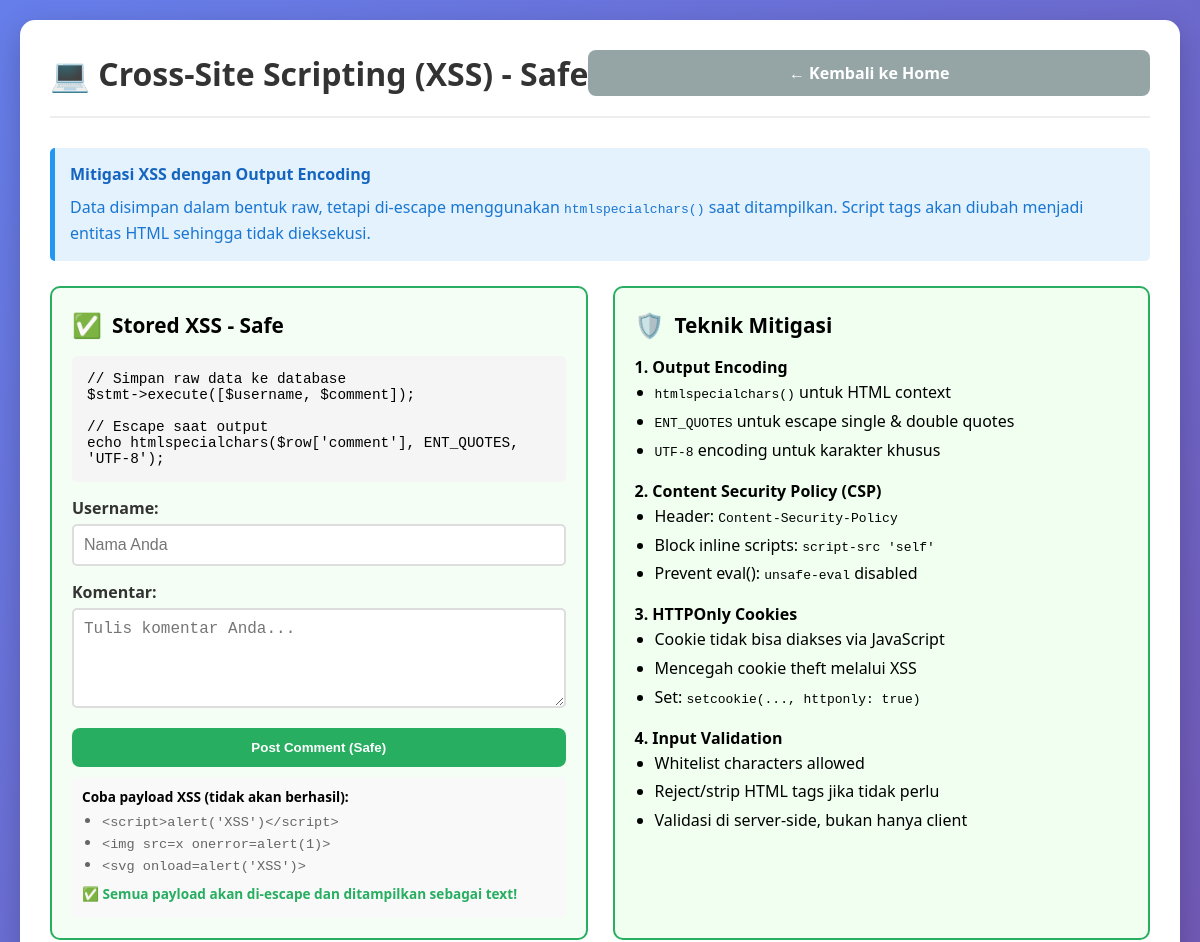
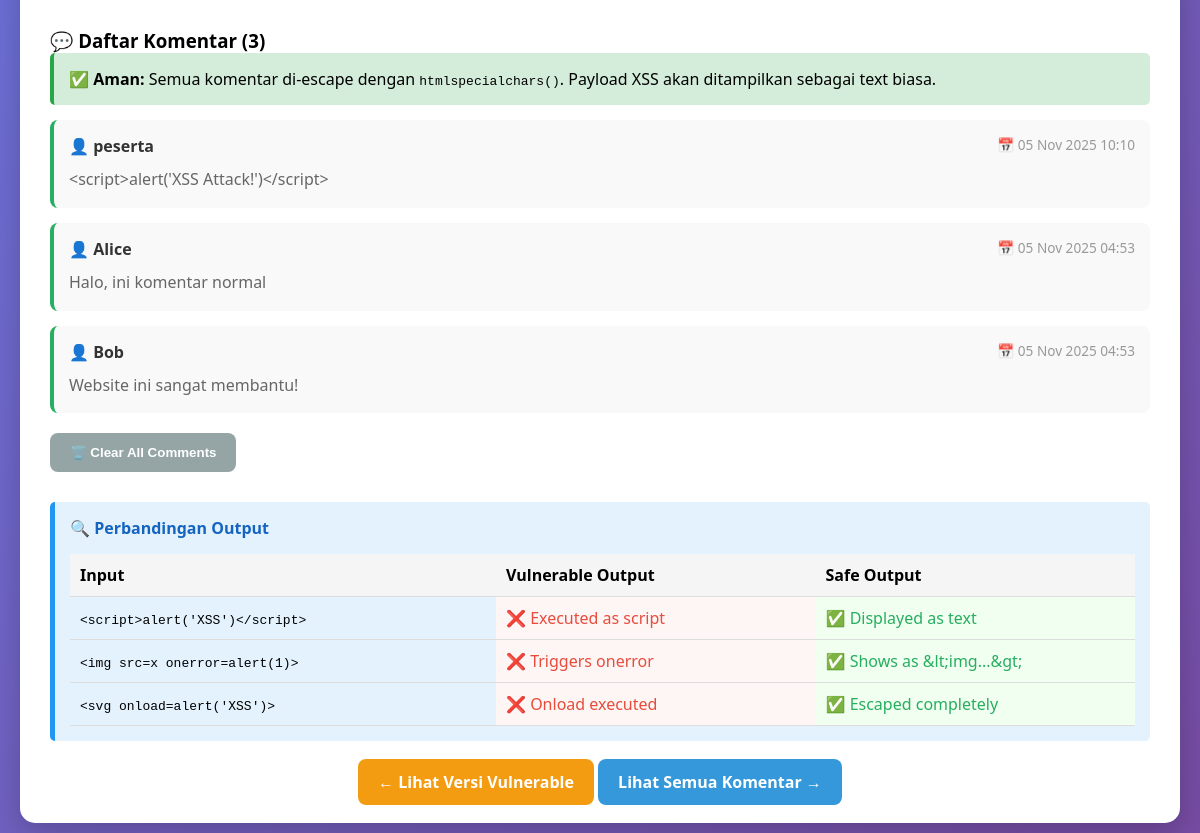
Page /xss/comment_safe.php on the committed database (2 pictures, top to bottom).
### tables this page shows
CREATE TABLE `comments` (
  `id` int(11) NOT NULL,
  `username` varchar(50) NOT NULL,
  `comment` text NOT NULL,
  `is_safe` tinyint(1) DEFAULT 0,
  `created_at` timestamp NOT NULL DEFAULT current_timestamp()
);

### config.php (called while the page is built, shortened)
<?php
function safe_output($string) {
    return htmlspecialchars($string, ENT_QUOTES, 'UTF-8');
}
?>

### xss/comment_safe.php (the view, shortened to what this page needs)
<?php
require_once '../config.php';
$stmt = $pdo->query("SELECT * FROM comments WHERE is_safe = 1 ORDER BY created_at DESC");
$comments = $stmt->fetchAll();
?>
<!DOCTYPE html>
<html lang="id">
<head>
    <link rel="stylesheet" href="../assets/css/style.css">
</head>
<body>
    <div class="container">
        <div class="lab-page">
            <div class="lab-header">
                <h1 class="lab-title">💻 Cross-Site Scripting (XSS) - Safe</h1>
                <a href="../index.php" class="btn btn-secondary">← Kembali ke Home</a>
            </div>
            <div class="info-box">
                <h4>Mitigasi XSS dengan Output Encoding</h4>
                <p>Data disimpan dalam bentuk raw, tetapi di-escape menggunakan <code>htmlspecialchars()</code> saat ditampilkan. Script tags akan diubah menjadi entitas HTML sehingga tidak dieksekusi.</p>
            </div>
            <div class="demo-section">
                <div class="demo-box safe">
                    <div class="demo-header">
                        <span style="font-size: 1.5rem;">✅</span>
                        <h3>Stored XSS - Safe</h3>
                    </div>
                    <div class="code-box">
                        // Simpan raw data ke database<br>
                        $stmt->execute([$username, $comment]);<br><br>
                        // Escape saat output<br>
                        echo htmlspecialchars($row['comment'], ENT_QUOTES, 'UTF-8');
                    </div>
                    <form method="POST">
                        <div class="form-group">
                            <label>Username:</label>
                            <input type="text" name="username" class="form-control" placeholder="Nama Anda" required>
                        </div>
                        <div class="form-group">
                            <label>Komentar:</label>
                            <textarea name="comment" class="form-control" placeholder="Tulis komentar Anda..." required></textarea>
                        </div>
                        <button type="submit" class="btn btn-success" style="width: 100%;">Post Comment (Safe)</button>
                    </form>
                    <div class="payload-list">
                        <p><strong>Coba payload XSS (tidak akan berhasil):</strong></p>
                        <ul>
                            <li><code>&lt;script&gt;alert('XSS')&lt;/script&gt;</code></li>
                            <li><code>&lt;img src=x onerror=alert(1)&gt;</code></li>
                            <li><code>&lt;svg onload=alert('XSS')&gt;</code></li>
                        </ul>
                        <p style="color: #27ae60; font-weight: 600; margin-top: 10px;">✅ Semua payload akan di-escape dan ditampilkan sebagai text!</p>
                    </div>
                </div>
                <div class="demo-box" style="border-color: #27ae60; background: #f0fff0;">
                    <div class="demo-header">
                        <span style="font-size: 1.5rem;">🛡️</span>
                        <h3>Teknik Mitigasi</h3>
                    </div>
                    <p><strong>1. Output Encoding</strong></p>
                    <ul style="margin-left: 20px; line-height: 1.8;">
                        <li><code>htmlspecialchars()</code> untuk HTML context</li>
                        <li><code>ENT_QUOTES</code> untuk escape single & double quotes</li>
                        <li><code>UTF-8</code> encoding untuk karakter khusus</li>
                    </ul>
                    <p style="margin-top: 15px;"><strong>2. Content Security Policy (CSP)</strong></p>
                    <ul style="margin-left: 20px; line-height: 1.8;">
                        <li>Header: <code>Content-Security-Policy</code></li>
                        <li>Block inline scripts: <code>script-src 'self'</code></li>
                        <li>Prevent eval(): <code>unsafe-eval</code> disabled</li>
                    </ul>
                    <p style="margin-top: 15px;"><strong>3. HTTPOnly Cookies</strong></p>
                    <ul style="margin-left: 20px; line-height: 1.8;">
                        <li>Cookie tidak bisa diakses via JavaScript</li>
                        <li>Mencegah cookie theft melalui XSS</li>
                        <li>Set: <code>setcookie(..., httponly: true)</code></li>
                    </ul>
                    <p style="margin-top: 15px;"><strong>4. Input Validation</strong></p>
                    <ul style="margin-left: 20px; line-height: 1.8;">
                        <li>Whitelist characters allowed</li>
                        <li>Reject/strip HTML tags jika tidak perlu</li>
                        <li>Validasi di server-side, bukan hanya client</li>
                    </ul>
                </div>
            </div>
            <div class="comments-section">
                <h3>💬 Daftar Komentar (<?= count($comments) ?>)</h3>
                <div style="background: #d4edda; padding: 15px; border-radius: 5px; margin-bottom: 15px; border-left: 4px solid #28a745;">
                    <strong>✅ Aman:</strong> Semua komentar di-escape dengan <code>htmlspecialchars()</code>. Payload XSS akan ditampilkan sebagai text biasa.
                </div>
                <?php if (empty($comments)): ?>
                    <p style="color: #999; text-align: center; padding: 20px;">Belum ada komentar. Coba posting komentar dengan payload XSS dan lihat hasilnya!</p>
                <?php else: ?>
                    <?php foreach ($comments as $comment): ?>
                        <div class="comment-item" style="border-left-color: #27ae60;">
                            <div class="comment-header">
                                <span class="comment-author">👤 <?= safe_output($comment['username']) ?></span>
                                <span class="comment-date">📅 <?= date('d M Y H:i', strtotime($comment['created_at'])) ?></span>
                            </div>
                            <div class="comment-body">
                                <?= safe_output($comment['comment']) ?>
                            </div>
                        </div>
                    <?php endforeach; ?>
                    <form method="POST" action="?clear=1" style="margin-top: 20px;">
                        <button type="submit" class="btn btn-secondary">🗑️ Clear All Comments</button>
                    </form>
                <?php endif; ?>
            </div>
            <div class="info-box" style="margin-top: 30px;">
                <h4>🔍 Perbandingan Output</h4>
                <table class="data-table">
                    <thead>
                        <tr>
                            <th style="width: 40%;">Input</th>
                            <th style="width: 30%;">Vulnerable Output</th>
                            <th style="width: 30%;">Safe Output</th>
                        </tr>
                    </thead>
                    <tbody>
                        <tr>
                            <td><code>&lt;script&gt;alert('XSS')&lt;/script&gt;</code></td>
                            <td style="background: #fef5f5; color: #e74c3c;">❌ Executed as script</td>
                            <td style="background: #f0fff0; color: #27ae60;">✅ Displayed as text</td>
                        </tr>
                        <tr>
                            <td><code>&lt;img src=x onerror=alert(1)&gt;</code></td>
                            <td style="background: #fef5f5; color: #e74c3c;">❌ Triggers onerror</td>
                            <td style="background: #f0fff0; color: #27ae60;">✅ Shows as &amp;lt;img...&amp;gt;</td>
                        </tr>
                        <tr>
                            <td><code>&lt;svg onload=alert('XSS')&gt;</code></td>
                            <td style="background: #fef5f5; color: #e74c3c;">❌ Onload executed</td>
                            <td style="background: #f0fff0; color: #27ae60;">✅ Escaped completely</td>
                        </tr>
                    </tbody>
                </table>
            </div>
            <div style="margin-top: 30px; text-align: center;">
                <a href="comment_vulnerable.php" class="btn btn-warning">← Lihat Versi Vulnerable</a>
                <a href="view_comments.php" class="btn btn-info">Lihat Semua Komentar →</a>
            </div>
        </div>
    </div>
</body>
</html>

### assets/css/style.css (style rules this page uses)
* { margin: 0; padding: 0; box-sizing: border-box; }
body { font-family: 'Segoe UI', Tahoma, Geneva, Verdana, sans-serif; background: linear-gradient(135deg, #667eea 0%, #764ba2 100%); min-height: 100vh; padding: 20px; }
.container { max-width: 1200px; margin: 0 auto; }
.btn { padding: 12px 20px; border: none; border-radius: 8px; text-decoration: none; font-weight: 600; cursor: pointer; transition: all 0.3s ease; text-align: center; flex: 1; min-width: 120px; }
.btn-warning { background: #f39c12; color: white; }
.btn-info { background: #3498db; color: white; }
.btn-success { background: #27ae60; color: white; }
.btn-secondary { background: #95a5a6; color: white; }
.lab-page { background: white; border-radius: 15px; padding: 30px; margin-bottom: 20px; box-shadow: 0 10px 30px rgba(0, 0, 0, 0.2); }
.lab-header { display: flex; justify-content: space-between; align-items: center; margin-bottom: 30px; padding-bottom: 20px; border-bottom: 2px solid #eee; }
.lab-title { font-size: 2rem; color: #333; }
.info-box { background: #e3f2fd; border-left: 5px solid #2196f3; padding: 15px; margin-bottom: 25px; border-radius: 5px; }
.info-box h4 { color: #1565c0; margin-bottom: 10px; }
.info-box p { color: #1976d2; line-height: 1.6; }
.demo-section { display: grid; grid-template-columns: repeat(auto-fit, minmax(400px, 1fr)); gap: 25px; margin-bottom: 25px; }
.demo-box { border: 2px solid #ddd; border-radius: 10px; padding: 20px; }
.demo-box.safe { border-color: #27ae60; background: #f5fef5; }
.demo-header { display: flex; align-items: center; gap: 10px; margin-bottom: 15px; }
.demo-header h3 { font-size: 1.3rem; }
.code-box { background: #f5f5f5; padding: 15px; border-radius: 5px; font-family: 'Courier New', monospace; font-size: 0.9rem; overflow-x: auto; margin-bottom: 15px; }
.form-group { margin-bottom: 15px; }
.form-group label { display: block; margin-bottom: 5px; font-weight: 600; color: #333; }
.form-control { width: 100%; padding: 10px; border: 2px solid #ddd; border-radius: 5px; font-size: 1rem; }
textarea.form-control { resize: vertical; min-height: 100px; }
.payload-list { background: #f9f9f9; padding: 10px; border-radius: 5px; margin-top: 10px; }
.payload-list p { font-weight: 600; margin-bottom: 5px; font-size: 0.85rem; }
.payload-list ul { margin-left: 20px; font-size: 0.85rem; }
.payload-list li { margin-bottom: 3px; color: #666; }
.data-table { width: 100%; border-collapse: collapse; margin-top: 15px; }
.data-table th, .data-table td { padding: 10px; text-align: left; border-bottom: 1px solid #ddd; }
.data-table th { background: #f5f5f5; font-weight: 600; }
.comments-section { margin-top: 30px; }
.comment-item { background: #f9f9f9; padding: 15px; border-radius: 8px; margin-bottom: 15px; border-left: 4px solid #667eea; }
.comment-header { display: flex; justify-content: space-between; margin-bottom: 10px; }
.comment-author { font-weight: 600; color: #333; }
.comment-date { font-size: 0.85rem; color: #999; }
.comment-body { color: #666; line-height: 1.6; }

### rows in the picture
comments: username "peserta", created_at "05 Nov 2025 10:10", comment "<script>alert('XSS Attack!')</script>"
comments: username "Alice", created_at "05 Nov 2025 04:53", comment "Halo, ini komentar normal"
comments: username "Bob", created_at "05 Nov 2025 04:53", comment "Website ini sangat membantu!"

### other values in the picture
count($comments) "3"
